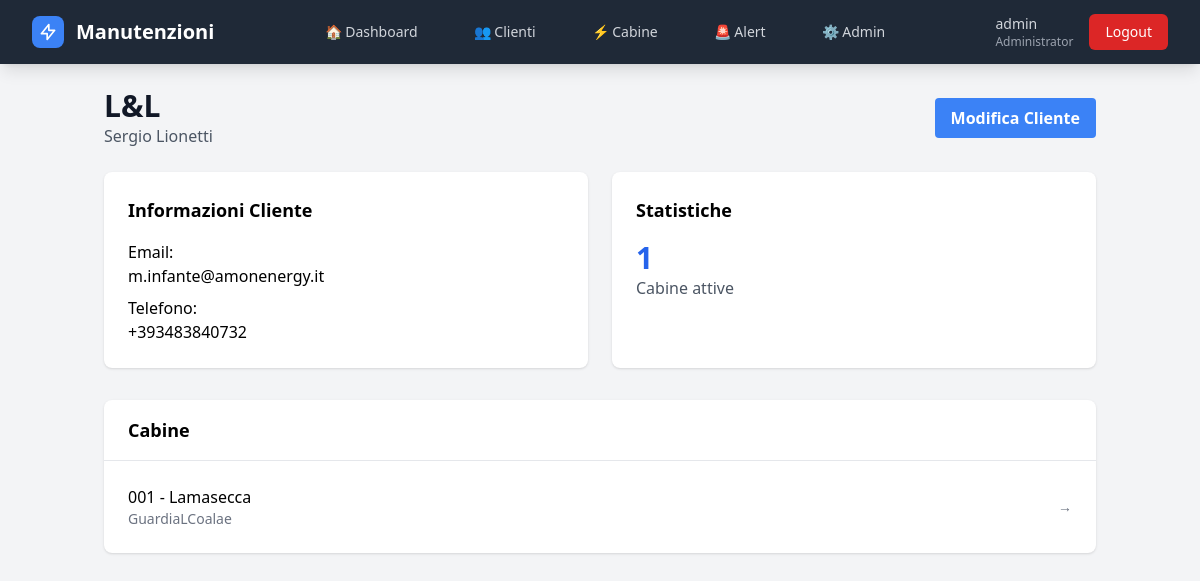
Page /clienti/3/ (signed in) on the committed database.
### gestione/models.py (models this page shows, shortened)
class User(AbstractUser):
    RUOLI_CHOICES = [
        ('Administrator', 'Administrator'),
        ('Controlroom', 'Controlroom'),
        ('Operatore', 'Operatore'),
    ]
    ruolo = models.CharField(max_length=20, choices=RUOLI_CHOICES, default='Operatore')
    def is_administrator(self):
        return self.is_superuser or self.ruolo == 'Administrator'

class Cliente(models.Model):
    nome_azienda = models.CharField(max_length=200, verbose_name="Nome Azienda")
    responsabile = models.CharField(max_length=100, verbose_name="Responsabile")
    telefono_responsabile = models.CharField(max_length=20, verbose_name="Tel. Responsabile")
    email = models.EmailField(verbose_name="Email")
    email2 = models.EmailField(blank=True, verbose_name="Email 2")
    note = models.TextField(blank=True, verbose_name="Note")
    attivo = models.BooleanField(default=True, verbose_name="Attivo")
    data_creazione = models.DateTimeField(auto_now_add=True)
    data_modifica = models.DateTimeField(auto_now=True)
    class Meta:
        verbose_name = "Cliente"
        verbose_name_plural = "Clienti"
        ordering = ['nome_azienda']

class Cabina(models.Model):
    nome = models.CharField(max_length=200, verbose_name="Nome/Denominazione")
    matricola = models.CharField(max_length=50, unique=True, verbose_name="Matricola")
    cliente = models.ForeignKey(Cliente, on_delete=models.CASCADE, related_name='cabine', verbose_name="Cliente")
    fonte = models.CharField(max_length=50,blank=True,verbose_name="Fonte energetica")
    guardiania = models.CharField(max_length=100, blank=True, verbose_name="Guardiania")
    chiave = models.CharField(max_length=50, blank=True, verbose_name="N° Chiave")
    pod = models.CharField(max_length=50, blank=True, verbose_name="POD")
    telefono_guardiania = models.CharField(max_length=20, blank=True, verbose_name="Tel. Guardiania")
    latitudine = models.DecimalField(max_digits=10, decimal_places=8, null=True, blank=True, verbose_name="Latitudine")
    longitudine = models.DecimalField(max_digits=11, decimal_places=8, null=True, blank=True, verbose_name="Longitudine")
    attiva = models.BooleanField(default=True, verbose_name="Attiva")
    note = models.TextField(blank=True, verbose_name="Note")
    template_report = models.ForeignKey(
        'ReportTemplate',
        on_delete=models.SET_NULL,
        null=True,
        blank=True,
        related_name='cabine_assegnate',
        verbose_name="Template report"
    )
    def prossima_manutenzione_ordinaria(self):
        prossima = self.manutenzioni.filter(
            stato='programmata',
            tipo__in=['semestrale', 'annuale']
        ).order_by('data_programmata').first()
        return prossima.data_programmata if prossima else None
    def giorni_alla_manutenzione_ordinaria(self):
        prossima = self.prossima_manutenzione_ordinaria()
        if prossima:
            delta = prossima - timezone.now().date()
            return delta.days
        return None
    def stato_manutenzione_ordinaria(self):
        giorni = self.giorni_alla_manutenzione_ordinaria()
        if giorni is None:
            return 'nessuna_programmata'
        elif giorni < 0:
            return 'scaduta'
        elif giorni <= 30:
            return 'in_scadenza'
        else:
            return 'ok'
    class Meta:
        verbose_name = "Cabina"
        verbose_name_plural = "Cabine"
        ordering = ['matricola']

### gestione/views.py (the view)
# urls.py: path('clienti/<int:cliente_id>/', views.dettaglio_cliente, name='dettaglio_cliente'),
@login_required
def dettaglio_cliente(request, cliente_id):
    cliente = get_object_or_404(Cliente, id=cliente_id)
    cabine = cliente.cabine.filter(attiva=True)
    return render(request, 'clienti/dettaglio.html', {'cliente': cliente, 'cabine': cabine})

### gestione/context_processors.py (called while the page is built)
def alert_count(request):
    if not request.user.is_authenticated:
        return {'alert_count': 0}
    alert_cabine = 0
    for cabina in Cabina.objects.filter(attiva=True):
        stato = cabina.stato_manutenzione_ordinaria()
        if stato in ['scaduta', 'in_scadenza']:
            alert_cabine += 1
    alert_componenti = 0
    for componente in Componente.objects.filter(attivo=True):
        stato = componente.stato_manutenzione()
        if stato in ['scaduta', 'in_scadenza']:
            alert_componenti += 1
    total_alert = alert_cabine + alert_componenti
    return {
        'alert_count': total_alert,
        'alert_critici': alert_cabine,
        'alert_componenti': alert_componenti,
    }

### templates/clienti/dettaglio.html (shortened to what this page needs)
{% extends 'base.html' %}
{% block content %}
<div class="container mx-auto px-4 py-6">
    <div class="flex justify-between items-center mb-6">
        <div>
            <h1 class="text-3xl font-bold text-gray-900">{{ cliente.nome_azienda }}</h1>
            <p class="text-gray-600">{{ cliente.responsabile }}</p>
        </div>
        {% if user.is_administrator or user.is_controlroom %}
        <a href="{% url 'modifica_cliente' cliente.id %}"
            class="bg-blue-500 hover:bg-blue-700 text-white font-bold py-2 px-4 rounded">
            Modifica Cliente
        </a>
        {% endif %}
    </div>
    <div class="grid grid-cols-1 md:grid-cols-2 gap-6 mb-8">
        <div class="bg-white shadow rounded-lg p-6">
            <h2 class="text-lg font-semibold mb-4">Informazioni Cliente</h2>
            <dl class="space-y-2">
                <div>
                    <dt class="font-medium">Email:</dt>
                    <dd>{{ cliente.email }}</dd>
                </div>
                <div>
                    <dt class="font-medium">Telefono:</dt>
                    <dd>{{ cliente.telefono_responsabile }}</dd>
                </div>
            </dl>
        </div>
        <div class="bg-white shadow rounded-lg p-6">
            <h2 class="text-lg font-semibold mb-4">Statistiche</h2>
            <div class="text-3xl font-bold text-blue-600">{{ cabine.count }}</div>
            <div class="text-gray-600">Cabine attive</div>
        </div>
    </div>
    <div class="bg-white shadow rounded-lg">
        <div class="px-6 py-4 border-b">
            <h2 class="text-lg font-semibold">Cabine</h2>
        </div>
        <div class="divide-y divide-gray-200">
            {% for cabina in cabine %}
            <div class="px-6 py-4">
                <a href="{% url 'dettaglio_cabina' cabina.matricola %}" class="block hover:bg-gray-50 -mx-6 px-6 py-2">
                    <div class="flex justify-between items-center">
                        <div>
                            <div class="font-medium">{{ cabina.matricola }} - {{ cabina.nome }}</div>
                            <div class="text-sm text-gray-500">{{ cabina.guardiania }}</div>
                        </div>
                        <div class="text-sm text-gray-500">→</div>
                    </div>
                </a>
            </div>
            {% empty %}
            <div class="px-6 py-4 text-center text-gray-500">
                Nessuna cabina associata
            </div>
            {% endfor %}
        </div>
    </div>
</div>
{% endblock %}

### templates/base.html (shortened to what this page needs)
<!DOCTYPE html>
<html lang="it">
<head>
    <script src="https://cdn.tailwindcss.com"></script>
</head>
<body class="bg-gray-100 min-h-screen">
    {% if user.is_authenticated %}
    <nav class="bg-primary shadow-lg fixed w-full top-0 z-50">
        <div class="max-w-7xl mx-auto px-4 sm:px-6 lg:px-8">
            <div class="flex justify-between h-16">
                <div class="flex items-center">
                    <div class="flex-shrink-0">
                        <a href="{% url 'dashboard' %}" class="flex items-center">
                            <div class="w-8 h-8 bg-blue-500 rounded-lg flex items-center justify-center mr-3">
                                <svg class="w-5 h-5 text-white" fill="none" stroke="currentColor" viewBox="0 0 24 24">
                                    <path stroke-linecap="round" stroke-linejoin="round" stroke-width="2"
                                        d="M13 10V3L4 14h7v7l9-11h-7z"></path>
                                </svg>
                            </div>
                            <span class="text-white text-xl font-bold">Manutenzioni</span>
                        </a>
                    </div>
                </div>
                <div class="hidden md:flex items-center space-x-8">
                    <a href="{% url 'dashboard' %}"
                        class="text-gray-300 hover:text-white px-3 py-2 rounded-md text-sm font-medium transition-colors
                              {% if request.resolver_match.url_name == 'dashboard' %}bg-secondary text-white{% endif %}">
                        🏠 Dashboard
                    </a>
                    <a href="{% url 'lista_clienti' %}" class="text-gray-300 hover:text-white px-3 py-2 rounded-md text-sm font-medium transition-colors
                              {% if 'clienti' in request.resolver_match.url_name %}bg-secondary text-white{% endif %}">
                        👥 Clienti
                    </a>
                    <a href="{% url 'lista_cabine' %}" class="text-gray-300 hover:text-white px-3 py-2 rounded-md text-sm font-medium transition-colors
                              {% if 'cabine' in request.resolver_match.url_name %}bg-secondary text-white{% endif %}">
                        ⚡ Cabine
                    </a>
                    <a href="{% url 'lista_alert' %}" class="text-gray-300 hover:text-white px-3 py-2 rounded-md text-sm font-medium transition-colors relative
          {% if request.resolver_match.url_name == 'lista_alert' %}bg-secondary text-white{% endif %}">
                        🚨 Alert
                    </a>
                    {% if user.is_administrator %}
                    <a href="/admin/"
                        class="text-gray-300 hover:text-white px-3 py-2 rounded-md text-sm font-medium transition-colors">
                        ⚙️ Admin
                    </a>
                    {% endif %}
                </div>
                <div class="hidden md:flex items-center space-x-4">
                    <div class="text-gray-300 text-sm">
                        <span class="font-medium">{{ user.get_full_name|default:user.username }}</span>
                        <span class="text-xs block text-gray-400">
                            {% if user.is_administrator %}Administrator
                            {% elif user.is_controlroom %}Control Room
                            {% elif user.is_operatore %}Operatore
                            {% endif %}
                        </span>
                    </div>
                    <a href="{% url 'logout' %}"
                        class="bg-red-600 hover:bg-red-700 text-white px-4 py-2 rounded-md text-sm font-medium transition-colors">
                        Logout
                    </a>
                </div>
            </div>
        </div>
    </nav>
    {% endif %}
    <main class="{% if user.is_authenticated %}pt-16{% endif %}">
        {% block content %}
        {% endblock %}
    </main>
</body>
</html>

### rows in the picture
User: get_full_name "admin"
Cliente: nome_azienda "L&L", responsabile "Sergio Lionetti", email "m.infante@amonenergy.it", telefono_responsabile "+393483840732"
Cabina: matricola "001", nome "Lamasecca", guardiania "GuardiaLCoalae"

### other values in the picture
{{ cabine.count }} "1"
